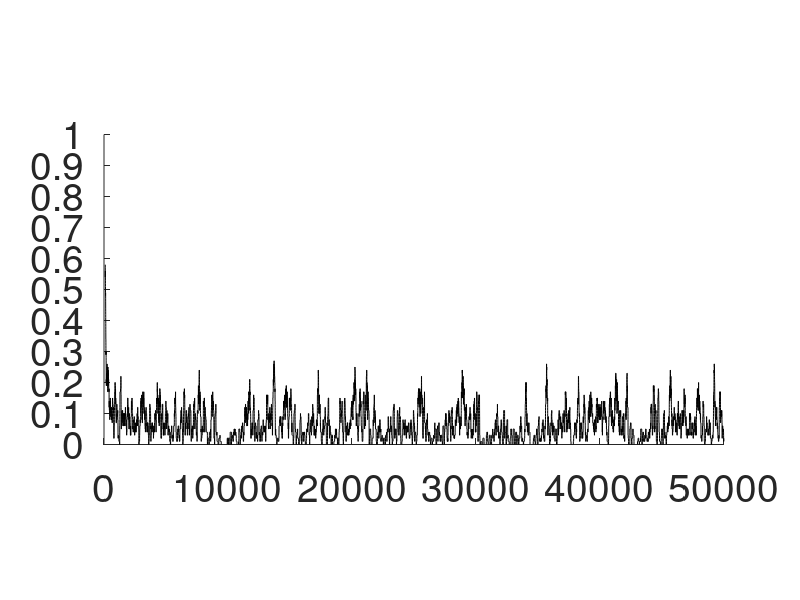
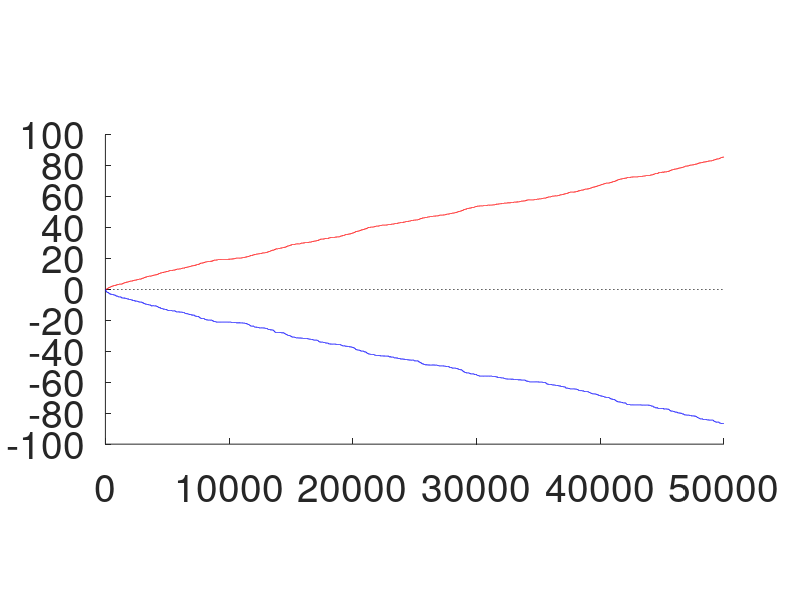

Reproduce these figures in MATLAB, in order.
clear all;
rand('twister',23030601);

% input parameters
type_of_learning = 1;
IR1_ap = 0.09;
IR1_an = 0.01;
IR2_ap = 0.01;
IR2_an = 0.09;
b = 10;
n = 50000;

% fixed parameters
gm = 0.5; % time discount factor (gamma)
c = -0.01; % cost of "compulsion"
punish = -1; % punishment for stay at the obsession state
p_obs = [0.5 0.9 1 0]; % probability of transition to the obsessive state for each action

% history of state, action, reward, value, and moving-average proportion of the obsessive state
state_t = zeros(1,n+1);
act_t = zeros(1,n);
r_t = zeros(1,n);
V_t = zeros(4,n);
IR1_Q_t = zeros(4,n);
IR2_Q_t = zeros(4,n);
ma_obs = NaN(1,n);

% count of "obsession state", "abnormal reaction", "compulsion"
count_obs = 0;
count_abn = 0;
count_com = 0;

% initialization of IR1-value and IR2-value
IR1_Q = zeros(1,4);
IR2_Q = zeros(1,4);

% initial state
state_t(1) = 2;

for t = 1:n
    
    % value
    V = (IR1_Q + IR2_Q)/2;
    V_t(:,t) = V';
    IR1_Q_t(:,t) = IR1_Q';
    IR2_Q_t(:,t) = IR2_Q';
    
    % action selection
    u = rand;
    epa = zeros(1,4);
    if state_t(t) == 1
        epa(1) = exp(b*V(1));
        epa(2) = exp(b*V(2));
        count_obs = count_obs + 1;
    else
        epa(3) = exp(b*V(3));
        epa(4) = exp(b*V(4));
    end
    pa = epa/sum(epa);
    if u <= pa(1)
        act_t(t) = 1;
        r_t(t) = c;
        count_com = count_com + 1;
    elseif u <= pa(1) + pa(2)
        act_t(t) = 2;
    elseif u <= pa(1) + pa(2) + pa(3)
        act_t(t) = 3;
        count_abn = count_abn + 1;
    else
        act_t(t) = 4;
    end
    
    % state transition and punishment for stay at the obsession state
    u = rand;
    if u <= p_obs(act_t(t))
        state_t(t+1) = 1;
        if state_t(t) == 1
            r_t(t) = r_t(t) + punish;
        end
    else
        state_t(t+1) = 2;
    end
    
    % update of values
    if t >= 2
        
        % update of values
        if type_of_learning == 1 % SARSA
            RPE = r_t(t-1) + gm*V(act_t(t)) - V(act_t(t-1));
        elseif type_of_learning == 2 % Q-learning
            RPE = r_t(t-1) + gm*max(V(state_t(t)*2-[1 0])) - V(act_t(t-1));
        end
        if RPE >= 0
            IR1_Q(act_t(t-1)) = IR1_Q(act_t(t-1)) + IR1_ap*RPE;
            IR2_Q(act_t(t-1)) = IR2_Q(act_t(t-1)) + IR2_ap*RPE;
        else
            IR1_Q(act_t(t-1)) = IR1_Q(act_t(t-1)) + IR1_an*RPE;
            IR2_Q(act_t(t-1)) = IR2_Q(act_t(t-1)) + IR2_an*RPE;
        end
        
    end
    
    % moving-average proportion of the obsessive state
    if t >= 100
        ma_obs(t) = sum(2 - state_t(t-99:t))/100;
    end
    
end

% output
out.state_t = state_t;
out.act_t = act_t;
out.r_t = r_t;
out.V_t = V_t;
out.IR1_Q_t = IR1_Q_t;
out.IR2_Q_t = IR2_Q_t;
out.ma_obs = ma_obs;
out.count_obs = count_obs;
out.count_abn = count_abn;
out.count_com = count_com;

% figure
%
F = figure;
A = axes;
hold on
set(A,'PlotBoxAspectRatio',[2 1 1]);
axis([0 n 0 1]);
P = plot([1:n],out.ma_obs,'k');
set(A,'xtick',[0:10000:n],'xticklabel',[0:10000:n],'FontSize',28);
set(A,'ytick',[0:0.1:1],'yticklabel',[0:0.1:1],'FontSize',28);
print(F,'-depsc','Figure4Ctop');
%
F = figure;
A = axes;
hold on
set(A,'PlotBoxAspectRatio',[2 1 1]);
axis([0 n -100 100]);
P = plot([0 n],[0 0],'k:');
tmp_color = 'rkbg';
P = plot([1:n],out.IR1_Q_t(1,:),'r');
P = plot([1:n],out.IR2_Q_t(1,:),'b');
set(A,'xtick',[0:10000:n],'xticklabel',[0:10000:n],'FontSize',28);
set(A,'ytick',[-100:20:100],'yticklabel',[-100:20:100],'FontSize',28);
print(F,'-depsc','Figure4Cbottom');
